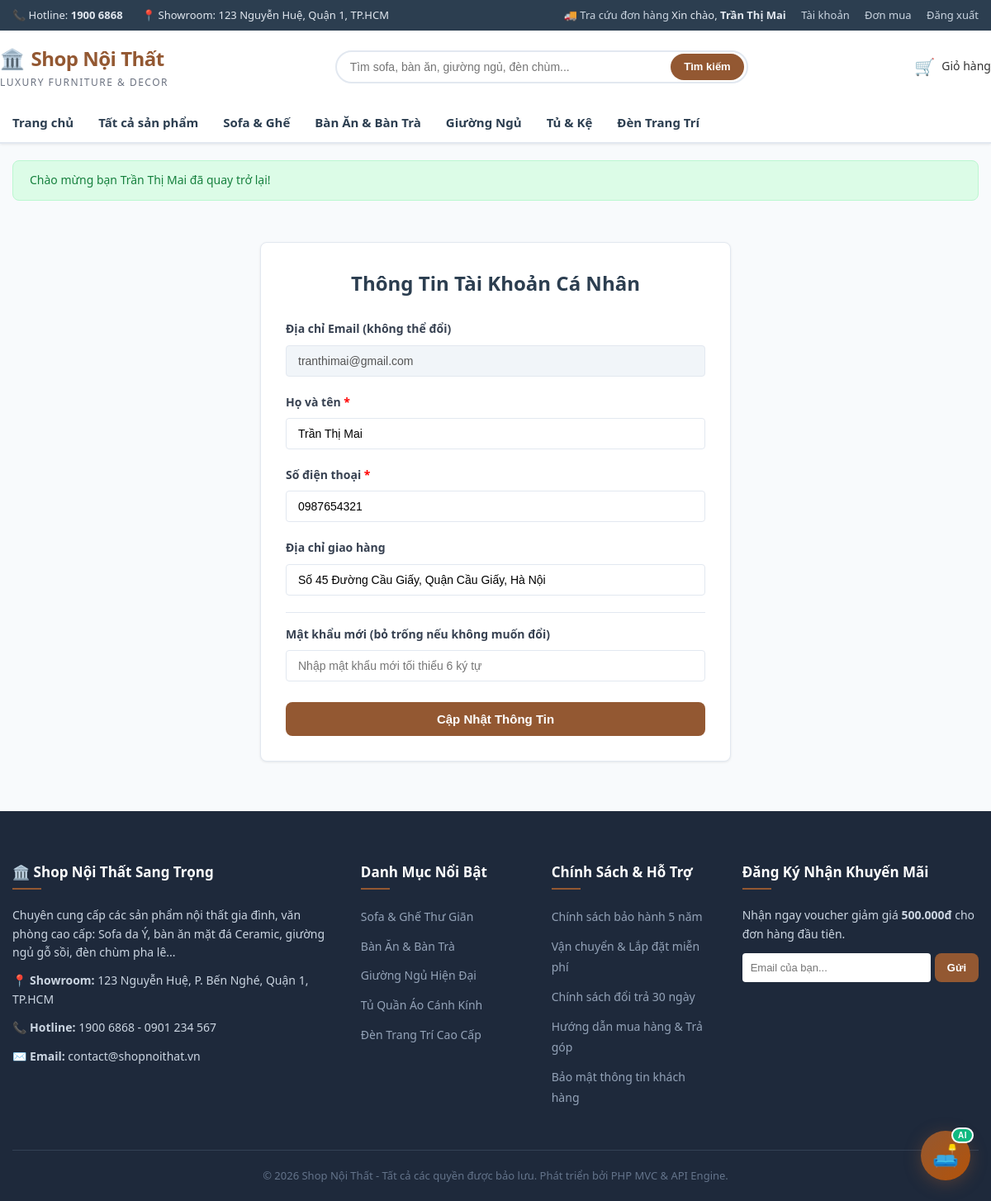
Page /auth/profile (signed in) on the committed database.
### tables this page shows
CREATE TABLE `khach_hang` (
  `id` INT AUTO_INCREMENT PRIMARY KEY,
  `ho_ten` VARCHAR(100) NOT NULL,
  `email` VARCHAR(100) NOT NULL UNIQUE,
  `sdt` VARCHAR(20) NOT NULL,
  `mat_khau` VARCHAR(255) NOT NULL,
  `dia_chi` TEXT NULL,
  `trang_thai` TINYINT(1) DEFAULT 1,
  `created_at` DATETIME DEFAULT CURRENT_TIMESTAMP,
  `updated_at` DATETIME DEFAULT CURRENT_TIMESTAMP ON UPDATE CURRENT_TIMESTAMP
);

### core/Database.php (called while the page is built, shortened)
<?php
class Database {
    private static ?PDO $instance = null;
    public static function getInstance(): PDO {
        if (self::$instance === null) {
            $dsn = "mysql:host=" . DB_HOST . ";port=" . DB_PORT . ";dbname=" . DB_NAME . ";charset=utf8mb4";
            $options = [
                PDO::ATTR_ERRMODE            => PDO::ERRMODE_EXCEPTION,
                PDO::ATTR_DEFAULT_FETCH_MODE => PDO::FETCH_ASSOC,
                PDO::ATTR_EMULATE_PREPARES   => true,
                PDO::MYSQL_ATTR_INIT_COMMAND => "SET NAMES utf8mb4 COLLATE utf8mb4_unicode_ci"
            ];
            try {
                self::$instance = new PDO($dsn, DB_USER, DB_PASS, $options);
            } catch (PDOException $e) {
                $isApi = str_starts_with($_GET['url'] ?? '', 'api/');
                if ($isApi) {
                    header('Content-Type: application/json; charset=utf-8');
                    http_response_code(500);
                    echo json_encode([
                        'success' => false,
                        'message' => 'Lỗi kết nối cơ sở dữ liệu: ' . $e->getMessage()
                    ], JSON_UNESCAPED_UNICODE);
                    exit;
                }
                die("<div style='padding:20px; background:#f8d7da; color:#721c24; border:1px solid #f5c6cb; border-radius:5px; font-family:sans-serif;'>
                    <h3>Lỗi kết nối Cơ sở dữ liệu!</h3>
                    <p>{$e->getMessage()}</p>
                    <small>Vui lòng đảm bảo MySQL đã bật trên XAMPP và cơ sở dữ liệu `<strong>" . DB_NAME . "</strong>` đã được import từ file <code>qlnoithat.sql</code>.</small>
                </div>");
            }
        }
        return self::$instance;
    }
}

### core/Model.php (called while the page is built, shortened)
<?php
class Model {
    protected PDO $db;
    protected string $table = '';
    protected string $primaryKey = 'id';
    public function __construct() {
        $this->db = Database::getInstance();
    }
    public function query(string $sql, array $params = []): PDOStatement {
        $stmt = $this->db->prepare($sql);
        $stmt->execute($params);
        return $stmt;
    }
    public function fetch(string $sql, array $params = []): ?array {
        $stmt = $this->query($sql, $params);
        $result = $stmt->fetch();
        return $result === false ? null : $result;
    }
    public function find($id): ?array {
        $sql = "SELECT * FROM {$this->table} WHERE {$this->primaryKey} = :id LIMIT 1";
        return $this->fetch($sql, [':id' => $id]);
    }
}

### controller/AuthController.php (called while the page is built, shortened)
<?php
require_once __DIR__ . '/../core/Controller.php';
class AuthController extends Controller {
    private KhachHangModel $khachHangModel;
    public function __construct() {
        $this->khachHangModel = $this->model('KhachHangModel');
    }
    public function profile(): void {
        $userSession = $this->requireClientAuth();
        $user = $this->khachHangModel->find($userSession['id']);
        $this->view('client/auth/profile', [
            'pageTitle' => 'Thông Tin Cá Nhân',
            'user'      => $user
        ]);
    }
}

### index.php (called while the page is built, shortened)
<?php
require_once __DIR__ . '/config/config.php';
require_once __DIR__ . '/core/Database.php';
require_once __DIR__ . '/core/Model.php';
require_once __DIR__ . '/core/Controller.php';
require_once __DIR__ . '/core/App.php';
require_once __DIR__ . '/app.php';
$app = new App();
$app->run();

### config/config.php (called while the page is built, shortened)
<?php
function base_url($path = '') {
    $path = ltrim($path, '/');
    return empty($path) ? BASE_URL : BASE_URL . '/' . $path;
}
function asset_url($path = '') {
    return base_url($path);
}
function get_flash($key) {
    if (isset($_SESSION['flash'][$key])) {
        $flash = $_SESSION['flash'][$key];
        return $flash;
    }
    return null;
}
function has_flash($key) {
    return isset($_SESSION['flash'][$key]);
}

### views/client/auth/profile.php (the view, shortened to what this page needs)
<?php
$extraCss = ['assets/css/client/checkout.css'];
require_once __DIR__ . '/../../../includes/header.php';
?>
<div class="container" style="max-width: 600px; margin: 50px auto;">
    <div class="checkout-box">
        <h1 style="font-size: 24px; text-align: center; color: var(--secondary-color); margin-bottom: 25px;">
            Thông Tin Tài Khoản Cá Nhân
        </h1>
        <form action="<?php echo base_url('auth/profile'); ?>" method="POST">
            <div class="form-group">
                <label class="form-label" for="email">Địa chỉ Email (không thể đổi)</label>
                <input type="email" id="email" class="form-control" value="<?php echo htmlspecialchars($user['email']); ?>" disabled style="background:#f1f5f9;">
            </div>
            <div class="form-group">
                <label class="form-label" for="ho_ten">Họ và tên <span style="color:red;">*</span></label>
                <input type="text" id="ho_ten" name="ho_ten" class="form-control" required
                       value="<?php echo htmlspecialchars($user['ho_ten']); ?>">
            </div>
            <div class="form-group">
                <label class="form-label" for="sdt">Số điện thoại <span style="color:red;">*</span></label>
                <input type="tel" id="sdt" name="sdt" class="form-control" required
                       value="<?php echo htmlspecialchars($user['sdt']); ?>">
            </div>
            <div class="form-group">
                <label class="form-label" for="dia_chi">Địa chỉ giao hàng</label>
                <input type="text" id="dia_chi" name="dia_chi" class="form-control"
                       value="<?php echo htmlspecialchars($user['dia_chi'] ?? ''); ?>">
            </div>
            <div class="form-group" style="border-top: 1px solid var(--border-color); padding-top: 15px; margin-top: 20px;">
                <label class="form-label" for="mat_khau_moi">Mật khẩu mới (bỏ trống nếu không muốn đổi)</label>
                <input type="password" id="mat_khau_moi" name="mat_khau_moi" class="form-control"
                       placeholder="Nhập mật khẩu mới tối thiểu 6 ký tự">
            </div>
            <button type="submit" class="btn btn-primary btn-block" style="padding: 12px; margin-top: 25px;">
                Cập Nhật Thông Tin
            </button>
        </form>
    </div>
</div>
<?php
require_once __DIR__ . '/../../../includes/footer.php';
?>

### core/App.php (shortened to what this page needs)
<?php
class App {
    private static array $routes = [];
    private static function addRoute(string $method, string $path, array|callable $handler): void {
        $path = trim($path, '/');
        $pattern = preg_replace('/\{([a-zA-Z0-9_]+)\}/', '(?P<$1>[^/]+)', $path);
        $pattern = '#^' . $pattern . '$#i';
        self::$routes[] = [
            'method'  => strtoupper($method),
            'path'    => $path,
            'pattern' => $pattern,
            'handler' => $handler
        ];
    }
    public function run(): void {
        $requestMethod = $_SERVER['REQUEST_METHOD'] ?? 'GET';
        $url = $_GET['url'] ?? '';
        $url = trim($url, '/');
        $isApi = str_starts_with($url, 'api');
        foreach (self::$routes as $route) {
            if ($route['method'] !== 'ANY' && $route['method'] !== $requestMethod) {
                continue;
            }
            if (preg_match($route['pattern'], $url, $matches)) {
                $params = array_values(array_filter($matches, function ($key) {
                    return !is_numeric($key);
                }, ARRAY_FILTER_USE_KEY));
                $handler = $route['handler'];
                if (is_array($handler) && count($handler) === 2) {
                    [$controllerClass, $actionMethod] = $handler;
                    $possiblePaths = [
                        __DIR__ . '/../api/' . $controllerClass . '.php',
                        __DIR__ . '/../controller/' . $controllerClass . '.php',
                        __DIR__ . '/../controller/api/' . $controllerClass . '.php',
                        __DIR__ . '/../controller/admin/' . $controllerClass . '.php'
                    ];
                    $controllerFile = null;
                    foreach ($possiblePaths as $path) {
                        if (file_exists($path)) {
                            $controllerFile = $path;
                            break;
                        }
                    }
                    if (file_exists($controllerFile)) {
                        if (class_exists($controllerClass)) {
                            $controllerInstance = new $controllerClass();
                            if (method_exists($controllerInstance, $actionMethod)) {
                                call_user_func_array([$controllerInstance, $actionMethod], $params);
                                return;
                            } else {
                                $this->handleError("Method `{$actionMethod}` không tồn tại trong Controller `{$controllerClass}`.", $isApi, 500);
                                return;
                            }
                        }
                    }
                    return;
                }
            }
        }
    }
}

### includes/header.php (shortened to what this page needs)
<?php
$currentUser = $_SESSION['user'] ?? null;
?>
<!DOCTYPE html>
<html lang="vi">
<head>
    <link rel="stylesheet" href="<?php echo asset_url('assets/css/client/style.css'); ?>">
    <link rel="stylesheet" href="<?php echo asset_url('assets/css/client/chat-widget.css'); ?>">
    <?php if (isset($extraCss)): ?>
        <?php foreach ($extraCss as $css): ?>
            <link rel="stylesheet" href="<?php echo asset_url($css); ?>">
        <?php endforeach; ?>
    <?php endif; ?>
</head>
<body>
    <div class="topbar">
        <div class="container">
            <div class="topbar-contact">
                <span>📞 Hotline: <strong>1900 6868</strong></span>
                <span>📍 Showroom: 123 Nguyễn Huệ, Quận 1, TP.HCM</span>
            </div>
            <div class="topbar-links">
                <a href="<?php echo base_url('don-hang/tra-cuu'); ?>">🚚 Tra cứu đơn hàng</a>
                <?php if ($currentUser): ?>
                    <span>Xin chào, <strong><?php echo htmlspecialchars($currentUser['ho_ten']); ?></strong></span>
                    <a href="<?php echo base_url('auth/profile'); ?>">Tài khoản</a>
                    <a href="<?php echo base_url('don-hang/lich-su'); ?>">Đơn mua</a>
                    <a href="<?php echo base_url('auth/logout'); ?>">Đăng xuất</a>
                <?php else: ?>
                    <a href="<?php echo base_url('auth/login'); ?>">Đăng nhập</a>
                    <a href="<?php echo base_url('auth/register'); ?>">Đăng ký</a>
                <?php endif; ?>
            </div>
        </div>
    </div>
    <header class="main-header">
        <div class="container header-wrapper">
            <div class="logo">
                <a href="<?php echo base_url(); ?>">
                    🏛️ <span>Shop Nội Thất</span>
                </a>
                <span class="logo-sub">Luxury Furniture & Decor</span>
            </div>
            <div class="header-search">
                <form action="<?php echo base_url('san-pham'); ?>" method="GET" class="search-form">
                    <input type="text" name="keyword" class="search-input" placeholder="Tìm sofa, bàn ăn, giường ngủ, đèn chùm..." value="<?php echo htmlspecialchars($_GET['keyword'] ?? ''); ?>">
                    <button type="submit" class="search-btn">Tìm kiếm</button>
                </form>
            </div>
            <div class="header-actions">
                <a href="<?php echo base_url('gio-hang'); ?>" class="action-item">
                    <div class="cart-icon-wrap">
                        🛒
                    </div>
                    <span>Giỏ hàng</span>
                </a>
            </div>
        </div>
        <nav class="main-nav">
            <div class="container">
                <ul class="nav-list">
                    <li class="nav-item <?php echo (!isset($_GET['url']) || empty($_GET['url'])) ? 'active' : ''; ?>">
                        <a href="<?php echo base_url(); ?>">Trang chủ</a>
                    </li>
                    <li class="nav-item <?php echo (isset($_GET['url']) && $_GET['url'] === 'san-pham') ? 'active' : ''; ?>">
                        <a href="<?php echo base_url('san-pham'); ?>">Tất cả sản phẩm</a>
                    </li>
                    <li class="nav-item"><a href="<?php echo base_url('danh-muc/sofa-ghe-thu-gian'); ?>">Sofa & Ghế</a></li>
                    <li class="nav-item"><a href="<?php echo base_url('danh-muc/ban-an-ban-tra'); ?>">Bàn Ăn & Bàn Trà</a></li>
                    <li class="nav-item"><a href="<?php echo base_url('danh-muc/giuong-ngu'); ?>">Giường Ngủ</a></li>
                    <li class="nav-item"><a href="<?php echo base_url('danh-muc/tu-ke-trang-tri'); ?>">Tủ & Kệ</a></li>
                    <li class="nav-item"><a href="<?php echo base_url('danh-muc/den-trang-tri'); ?>">Đèn Trang Trí</a></li>
                </ul>
            </div>
        </nav>
    </header>
    <div class="container" style="margin-top: 20px;">
        <?php foreach (['auth_success', 'auth_error', 'login_error', 'order_success', 'order_error', 'profile_success', 'profile_error', 'cart_empty', 'register_error'] as $key): ?>
            <?php if (has_flash($key)): $flash = get_flash($key); ?>
                <div class="alert alert-<?php echo $flash['type']; ?>">
                    <?php if (is_array($flash['message'])): ?>
                        <ul style="margin-left: 20px; margin-bottom: 0;">
                            <?php foreach ($flash['message'] as $msg): ?>
                                <li><?php echo is_array($msg) ? json_encode($msg) : htmlspecialchars($msg); ?></li>
                            <?php endforeach; ?>
                        </ul>
                    <?php else: ?>
                        <?php echo $flash['message']; ?>
                    <?php endif; ?>
                </div>
            <?php endif; ?>
        <?php endforeach; ?>
    </div>

### rows in the picture
khach_hang: ho_ten "Trần Thị Mai", email "tranthimai@gmail.com", sdt "0987654321", dia_chi "Số 45 Đường Cầu Giấy, Quận Cầu Giấy, Hà Nội"

### other values in the picture
$flash['message'] "Chào mừng bạn Trần Thị Mai đã quay trở lại!"
